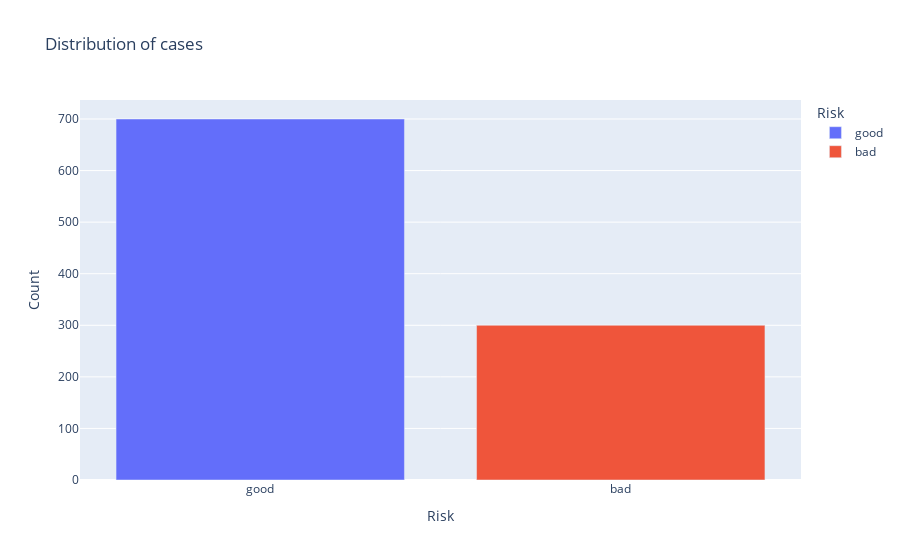

The cell this chart's notebook holds for it:
### Code cell
count = credit['Risk'].value_counts()
count = count.reset_index()

count.columns = ['Risk', 'Count']

fig = px.bar(count, y='Count', x="Risk", color='Risk',
            title='Distribution of cases')

#fig.show("svg")
py.offline.iplot(fig)

### Figure 1 — Plotly figure (JSON) as saved in the notebook; plotly's stock layout.template omitted (floating-point values rounded to 4 significant figures)
{"data": [{"alignmentgroup": "True", "hovertemplate": "Risk=%{x}<br>Count=%{y}<extra></extra>", "legendgroup": "good", "marker": {"color": "#636efa"}, "name": "good", "offsetgroup": "good", "orientation": "v", "showlegend": true, "textposition": "auto", "type": "bar", "x": ["good"], "xaxis": "x", "y": [700], "yaxis": "y"}, {"alignmentgroup": "True", "hovertemplate": "Risk=%{x}<br>Count=%{y}<extra></extra>", "legendgroup": "bad", "marker": {"color": "#EF553B"}, "name": "bad", "offsetgroup": "bad", "orientation": "v", "showlegend": true, "textposition": "auto", "type": "bar", "x": ["bad"], "xaxis": "x", "y": [300], "yaxis": "y"}], "layout": {"autosize": true, "barmode": "relative", "legend": {"title": {"text": "Risk"}, "tracegroupgap": 0}, "title": {"text": "Distribution of cases"}, "xaxis": {"anchor": "y", "autorange": true, "categoryarray": ["good", "bad"], "categoryorder": "array", "domain": [0, 1], "range": [-0.5, 1.5], "title": {"text": "Risk"}, "type": "category"}, "yaxis": {"anchor": "x", "autorange": true, "domain": [0, 1], "range": [0, 736.8], "title": {"text": "Count"}, "type": "linear"}}}
